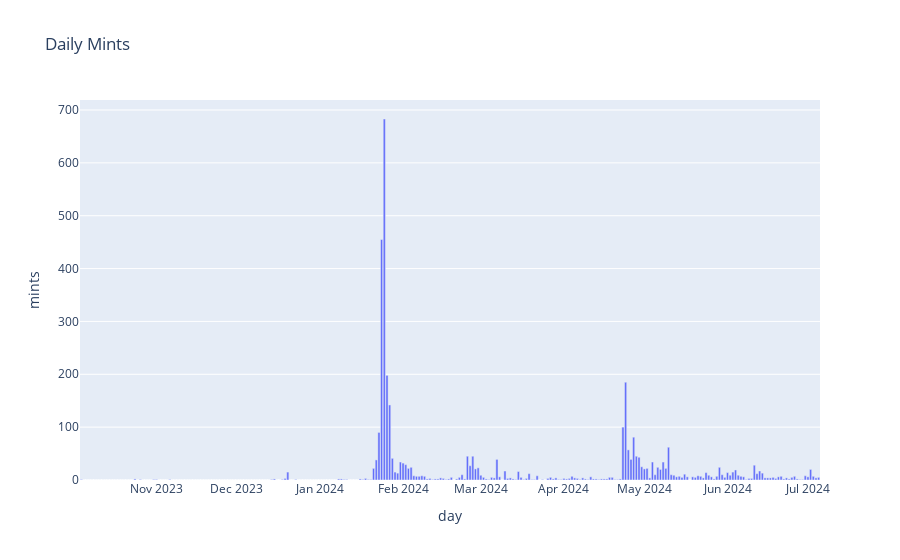

Notebook source saved alongside this figure:
### Code cell
daily_box_mints.rename(columns={'name':'mints'}, inplace=True)
daily_box_mints_fig = px.bar(daily_box_mints, x=daily_box_mints.index, y='mints', title='Daily Mints')
daily_box_mints_fig.show()

### Figure 1 — Plotly figure (JSON) as saved in the notebook; plotly's stock layout.template omitted (floating-point values rounded to 4 significant figures; data arrays with more than 128 entries replaced by an {"elided": "..."} marker saying what was removed)
{"data": [{"alignmentgroup": "True", "hovertemplate": "day=%{x}<br>mints=%{y}<extra></extra>", "legendgroup": "", "marker": {"color": "#636efa", "pattern": {"shape": ""}}, "name": "", "offsetgroup": "", "orientation": "v", "showlegend": false, "textposition": "auto", "type": "bar", "x": {"elided": "276 str values"}, "xaxis": "x", "y": {"elided": "276 int values"}, "yaxis": "y"}], "layout": {"barmode": "relative", "legend": {"tracegroupgap": 0}, "title": {"text": "Daily Mints"}, "xaxis": {"anchor": "y", "domain": [0, 1], "title": {"text": "day"}}, "yaxis": {"anchor": "x", "domain": [0, 1], "title": {"text": "mints"}}}}
